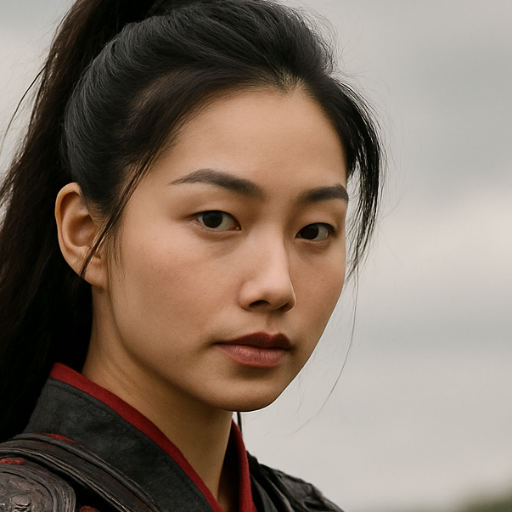
#> input picture backend/artifacts/image/5ecf048a-3632-4873-b19e-a1efedbb2409_face_ref.png, 512 x 512 px
$ python -i face_prep.py   (imports and definitions only)
#> lines starting #> are read from the running program, lines starting #| are printed output that depends on the picture; after the words box and inside, x2 and y2 are one past the last pixel; in counts of white or black regions, pixels touching at a corner belong together
"""Image face preparation and alignment for lip-sync."""

import logging
from pathlib import Path
from typing import Tuple, Optional, Dict, Any, List
import cv2
import numpy as np
from PIL import Image, ImageDraw, ImageFont

logger = logging.getLogger(__name__)


class FacePreparator:
    """Prepares face images for lip-sync processing."""

    def __init__(self, target_size: int = 512):
        self.target_size = target_size
        self.face_cascade = None
        self.profile_cascade = None
        self._load_cascades()

    def _load_cascades(self):
        """Load OpenCV face cascade classifiers."""
        try:
            # Load frontal face cascade
            frontal_path = cv2.data.haarcascades + 'haarcascade_frontalface_default.xml'
            self.face_cascade = cv2.CascadeClassifier(frontal_path)

            # Load profile face cascade for better detection
            profile_path = cv2.data.haarcascades + 'haarcascade_profileface.xml'
            self.profile_cascade = cv2.CascadeClassifier(profile_path)

            if self.face_cascade.empty():
                logger.warning("Failed to load frontal face cascade classifier")
                self.face_cascade = None
            else:
                logger.info("Frontal face cascade classifier loaded successfully")

            if self.profile_cascade.empty():
                logger.warning("Failed to load profile face cascade classifier")
                self.profile_cascade = None
            else:
                logger.info("Profile face cascade classifier loaded successfully")

        except Exception as e:
            logger.warning(f"Could not load face cascades: {e}")
            self.face_cascade = None
            self.profile_cascade = None

    def prepare_face(self, input_path: Path, output_path: Path) -> Dict[str, Any]:
        """Prepare face image for lip-sync processing."""
#> called with output_path = 'out.png'
        try:
            # Load image
            image = cv2.imread(str(input_path))
#> image is the input picture: shape (512, 512, 3); mean B, G, R 101.7, 114.8, 130.3
            if image is None:
                raise ValueError(f"Could not load image: {input_path}")

            # Convert to RGB
            image_rgb = cv2.cvtColor(image, cv2.COLOR_BGR2RGB)

            # Detect face
            face_info = self._detect_face(image_rgb)

            if face_info:
                # Crop and align face
                cropped_face = self._crop_face(image_rgb, face_info)
                aligned_face = self._align_face(cropped_face)
            else:
                # No face detected, use center crop
                logger.warning("No face detected, using center crop")
                aligned_face = self._center_crop(image_rgb)

            # Resize to target size
            resized_face = self._resize_face(aligned_face)

            # Save prepared face
            self._save_face(resized_face, output_path)

            return {
                "success": True,
                "face_detected": face_info is not None,
                "face_info": face_info,
                "output_size": (self.target_size, self.target_size),
                "original_size": image_rgb.shape[:2]
            }

        except Exception as e:
            logger.error(f"Face preparation failed: {e}")
            return {
                "success": False,
                "error": str(e),
                "face_detected": False
            }

    def _detect_face(self, image: np.ndarray) -> Optional[Dict[str, Any]]:
        """Detect face in image using multiple methods for robustness."""
        try:
            # Convert to grayscale for face detection
            gray = cv2.cvtColor(image, cv2.COLOR_RGB2GRAY)
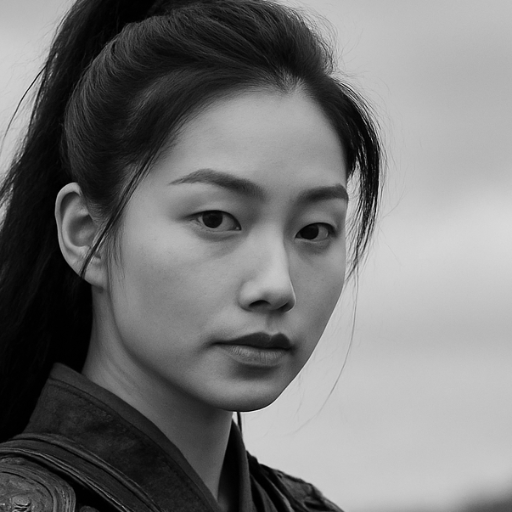
#> gray: shape (512, 512); min 0, max 237, mean 118

            # Try multiple detection methods
            all_faces = []

            # Method 1: Frontal face detection with multiple scales
            if self.face_cascade is not None:
                faces_frontal = self._detect_faces_with_multiple_scales(
                    gray, self.face_cascade, "frontal"
                )
#> after the loop in _detect_faces_with_multiple_scales, `for scale_factor in scale_factors:`: faces = 36 items
#> faces_frontal = 36 items
                all_faces.extend(faces_frontal)

            # Method 2: Profile face detection
            if self.profile_cascade is not None:
                faces_profile = self._detect_faces_with_multiple_scales(
                    gray, self.profile_cascade, "profile"
                )
#> faces_profile = []
                all_faces.extend(faces_profile)

            # Method 3: Template matching for cartoon/anime faces
            faces_template = self._detect_cartoon_faces(gray, image)
            all_faces.extend(faces_template)

            # Method 4: Edge-based detection for stylized faces
            faces_edge = self._detect_edge_based_faces(gray, image)
            all_faces.extend(faces_edge)

            if len(all_faces) == 0:
                logger.warning("No faces detected with any method, using center crop fallback")
                # Fallback: create a center crop as if a face was detected
                h, w = image.shape[:2]
                size = min(h, w)
                x = (w - size) // 2
                y = (h - size) // 2
                return {
                    "x": int(x),
                    "y": int(y),
                    "width": int(size),
                    "height": int(size),
                    "center_x": int(x + size // 2),
                    "center_y": int(y + size // 2),
                    "confidence": 0.1,  # Low confidence for fallback
                    "method": "center_crop_fallback"
                }

            # Remove duplicate faces and select the best one
            best_face = self._select_best_face(all_faces, image.shape)

            if best_face is None:
                logger.warning("No valid face found after filtering duplicates")
                return None

            logger.info(f"Face detected using method: {best_face.get('method', 'unknown')} with confidence: {best_face.get('confidence', 0):.2f}")

            # Add padding around the face
            x, y, w, h = best_face["x"], best_face["y"], best_face["width"], best_face["height"]
            padding = int(min(w, h) * 0.3)  # Increased padding for better cropping
            x = max(0, x - padding)
            y = max(0, y - padding)
            w = min(image.shape[1] - x, w + 2 * padding)
            h = min(image.shape[0] - y, h + 2 * padding)

            return {
                "x": int(x),
                "y": int(y),
                "width": int(w),
                "height": int(h),
                "center_x": int(x + w // 2),
                "center_y": int(y + h // 2),
                "confidence": float(best_face.get("confidence", 0.5)),
                "method": str(best_face.get("method", "unknown"))
            }

        except Exception as e:
            logger.warning(f"Face detection failed: {e}")
            return None

    def _detect_faces_with_multiple_scales(self, gray: np.ndarray, cascade, method_name: str) -> List[Dict[str, Any]]:
        """Detect faces using multiple scale factors for better coverage."""
        faces = []

        # Try different scale factors and min neighbors
        scale_factors = [1.05, 1.1, 1.2, 1.3]
        min_neighbors_list = [3, 5, 7]
        min_sizes = [(20, 20), (30, 30), (40, 40)]

        for scale_factor in scale_factors:
            for min_neighbors in min_neighbors_list:
                for min_size in min_sizes:
                    try:
                        detected = cascade.detectMultiScale(
                            gray,
                            scaleFactor=scale_factor,
                            minNeighbors=min_neighbors,
                            minSize=min_size,
                            flags=cv2.CASCADE_SCALE_IMAGE
                        )

                        for (x, y, w, h) in detected:
                            # Calculate confidence based on size and position
                            confidence = min(1.0, (w * h) / (gray.shape[0] * gray.shape[1] * 0.1))

                            faces.append({
                                "x": int(x),
                                "y": int(y),
                                "width": int(w),
                                "height": int(h),
                                "confidence": confidence,
                                "method": method_name
                            })
                    except Exception as e:
                        logger.debug(f"Detection failed for {method_name}: {e}")
                        continue

        return faces

    def _detect_cartoon_faces(self, gray: np.ndarray, image: np.ndarray) -> List[Dict[str, Any]]:
        """Detect cartoon/anime faces using template matching and color analysis."""
        faces = []

        try:
            # Look for circular/oval regions that could be faces
            # Use HoughCircles to find circular regions
            circles = cv2.HoughCircles(
                gray,
                cv2.HOUGH_GRADIENT,
                dp=1,
                minDist=30,
                param1=50,
                param2=30,
                minRadius=20,
                maxRadius=min(gray.shape) // 2
            )
#> circles = 183 rows, first 8: [186.5, 194.5, 189.4], [216.5, 179.5, 161.9], [179.5, 226.5, 177.3], [220.5, 146.5, 147.6], [154.5, 293.5, 200.4], [216.5, 226.5, 154.2], [329.5, 292.5, 218], [359.5, 297.5, 254.3]

            if circles is not None:
                circles = np.round(circles[0, :]).astype("int")
#> circles = 183 rows, first 8: [186, 194, 189], [216, 180, 162], [180, 226, 177], [220, 146, 148], [154, 294, 200], [216, 226, 154], [330, 292, 218], [360, 298, 254]
                for (x, y, r) in circles:
                    # Convert circle to rectangle
                    w = h = int(r * 1.4)  # Make it slightly rectangular
                    x = max(0, x - w // 2)
                    y = max(0, y - h // 2)
                    w = min(image.shape[1] - x, w)
                    h = min(image.shape[0] - y, h)

                    # Check if this region has face-like characteristics
                    if self._is_face_like_region(image[y:y+h, x:x+w]):
                        confidence = 0.6  # Medium confidence for cartoon detection
                        faces.append({
                            "x": x,
                            "y": y,
                            "width": w,
                            "height": h,
                            "confidence": confidence,
                            "method": "cartoon_circle"
                        })
#> this loop made 183 passes
#> (x, y, r, w, h) on passes 1 to 8: (54, 62, 189, 264, 264), (103, 67, 162, 226, 226), (57, 103, 177, 247, 247), (117, 43, 148, 207, 207), (14, 154, 200, 280, 280), (109, 119, 154, 215, 215), (178, 140, 218, 305, 305), (183, 121, 254, 329, 355)

            # Also try detecting based on skin tone regions
            skin_faces = self._detect_skin_tone_faces(image)
            faces.extend(skin_faces)

        except Exception as e:
            logger.debug(f"Cartoon face detection failed: {e}")

        return faces

    def _detect_edge_based_faces(self, gray: np.ndarray, image: np.ndarray) -> List[Dict[str, Any]]:
        """Detect faces using edge detection for stylized images."""
        faces = []

        try:
            # Apply edge detection
            edges = cv2.Canny(gray, 50, 150)

            # Find contours
            contours, _ = cv2.findContours(edges, cv2.RETR_EXTERNAL, cv2.CHAIN_APPROX_SIMPLE)

            for contour in contours:
                # Get bounding rectangle
                x, y, w, h = cv2.boundingRect(contour)

                # Filter by aspect ratio and size
                aspect_ratio = w / h
                area = w * h
                total_area = gray.shape[0] * gray.shape[1]

                if (0.7 <= aspect_ratio <= 1.4 and  # Face-like aspect ratio
                    area > total_area * 0.01 and    # Not too small
                    area < total_area * 0.5):       # Not too large

                    # Check if this region looks like a face
                    if self._is_face_like_region(image[y:y+h, x:x+w]):
                        confidence = 0.4  # Lower confidence for edge-based detection
                        faces.append({
                            "x": x,
                            "y": y,
                            "width": w,
                            "height": h,
                            "confidence": confidence,
                            "method": "edge_based"
                        })

        except Exception as e:
            logger.debug(f"Edge-based face detection failed: {e}")

        return faces

    def _detect_skin_tone_faces(self, image: np.ndarray) -> List[Dict[str, Any]]:
        """Detect faces based on skin tone regions."""
        faces = []

        try:
            # Convert to HSV for better skin detection
            hsv = cv2.cvtColor(image, cv2.COLOR_RGB2HSV)
#> hsv: shape (512, 512, 3); mean H, S, V 20.4, 79.2, 130.4

            # Define skin tone range
            lower_skin = np.array([0, 20, 70], dtype=np.uint8)
            upper_skin = np.array([20, 255, 255], dtype=np.uint8)

            # Create mask for skin regions
            mask = cv2.inRange(hsv, lower_skin, upper_skin)
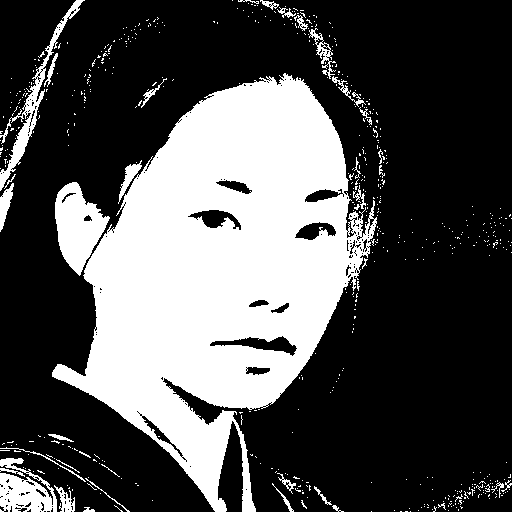
#> mask: shape (512, 512); 31.6% white; 586 white regions (549 under 20 px), largest, box (x1, y1, x2, y2) and area: (52, 73, 377, 512) 72121, (55, 182, 110, 276) 2921, (0, 458, 57, 512) 1804

            # Apply morphological operations to clean up the mask
            kernel = cv2.getStructuringElement(cv2.MORPH_ELLIPSE, (5, 5))
            mask = cv2.morphologyEx(mask, cv2.MORPH_CLOSE, kernel)
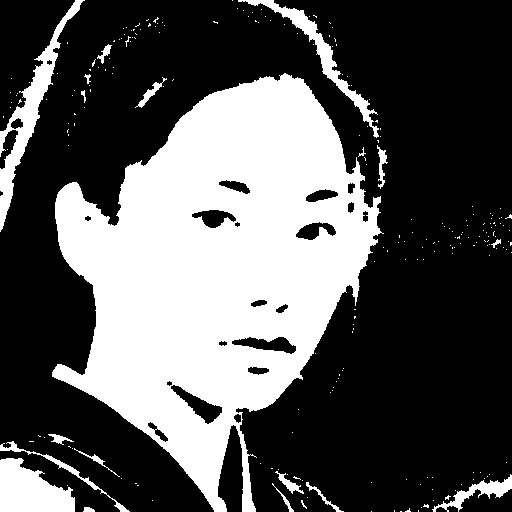
#> mask: shape (512, 512); 34% white; 235 white regions (216 under 20 px), largest, box (x1, y1, x2, y2) and area: (52, 73, 384, 512) 77949, (0, 0, 85, 232) 3207, (0, 458, 75, 512) 2835
            mask = cv2.morphologyEx(mask, cv2.MORPH_OPEN, kernel)
#> mask: shape (512, 512); 33.2% white; 27 white regions (6 under 20 px), largest, box (x1, y1, x2, y2) and area: (52, 73, 381, 512) 77137, (0, 458, 75, 512) 2814, (0, 63, 55, 230) 2396

            # Find contours of skin regions
            contours, _ = cv2.findContours(mask, cv2.RETR_EXTERNAL, cv2.CHAIN_APPROX_SIMPLE)

            for contour in contours:
                x, y, w, h = cv2.boundingRect(contour)

                # Filter by size and aspect ratio
                aspect_ratio = w / h
                area = w * h
                total_area = image.shape[0] * image.shape[1]

                if (0.6 <= aspect_ratio <= 1.6 and  # Face-like aspect ratio
                    area > total_area * 0.005 and   # Not too small
                    area < total_area * 0.3):       # Not too large

                    confidence = 0.5  # Medium confidence for skin tone detection
                    faces.append({
                        "x": x,
                        "y": y,
                        "width": w,
                        "height": h,
                        "confidence": confidence,
                        "method": "skin_tone"
                    })
#> this loop made 27 passes
#> (the rest of the program and of its run is left out)
